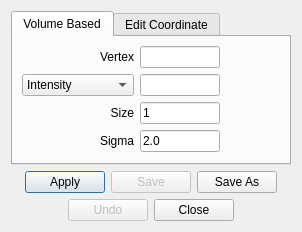
<?xml version="1.0" encoding="UTF-8"?>
<ui version="4.0">
 <class>DialogRepositionSurface</class>
 <widget class="QDialog" name="DialogRepositionSurface">
  <property name="geometry">
   <rect>
    <x>0</x>
    <y>0</y>
    <width>316</width>
    <height>278</height>
   </rect>
  </property>
  <property name="windowTitle">
   <string>Reposition Surface</string>
  </property>
  <layout class="QVBoxLayout" name="verticalLayout">
   <property name="sizeConstraint">
    <enum>QLayout::SetFixedSize</enum>
   </property>
   <item>
    <widget class="QTabWidget" name="tabWidget">
     <property name="currentIndex">
      <number>0</number>
     </property>
     <widget class="QWidget" name="tabVolume">
      <attribute name="title">
       <string>Volume Based</string>
      </attribute>
      <layout class="QVBoxLayout" name="verticalLayout_2">
       <item>
        <layout class="QGridLayout" name="gridLayout">
         <item row="0" column="0">
          <widget class="QLabel" name="label">
           <property name="text">
            <string>Vertex</string>
           </property>
           <property name="alignment">
            <set>Qt::AlignRight|Qt::AlignTrailing|Qt::AlignVCenter</set>
           </property>
          </widget>
         </item>
         <item row="0" column="1">
          <widget class="QLineEdit" name="lineEditVertex">
           <property name="maximumSize">
            <size>
             <width>80</width>
             <height>16777215</height>
            </size>
           </property>
          </widget>
         </item>
         <item row="1" column="0">
          <widget class="QComboBox" name="comboBoxTarget">
           <item>
            <property name="text">
             <string>Intensity</string>
            </property>
           </item>
          </widget>
         </item>
         <item row="1" column="1">
          <widget class="QLineEdit" name="lineEditTarget">
           <property name="maximumSize">
            <size>
             <width>80</width>
             <height>16777215</height>
            </size>
           </property>
          </widget>
         </item>
         <item row="1" column="2">
          <spacer name="horizontalSpacer">
           <property name="orientation">
            <enum>Qt::Horizontal</enum>
           </property>
           <property name="sizeType">
            <enum>QSizePolicy::Fixed</enum>
           </property>
           <property name="sizeHint" stdset="0">
            <size>
             <width>60</width>
             <height>20</height>
            </size>
           </property>
          </spacer>
         </item>
         <item row="2" column="0">
          <widget class="QLabel" name="label_2">
           <property name="text">
            <string>Size</string>
           </property>
           <property name="alignment">
            <set>Qt::AlignRight|Qt::AlignTrailing|Qt::AlignVCenter</set>
           </property>
          </widget>
         </item>
         <item row="2" column="1">
          <widget class="QLineEdit" name="lineEditSize">
           <property name="maximumSize">
            <size>
             <width>80</width>
             <height>16777215</height>
            </size>
           </property>
           <property name="text">
            <string>1</string>
           </property>
          </widget>
         </item>
         <item row="3" column="0">
          <widget class="QLabel" name="label_3">
           <property name="text">
            <string>Sigma</string>
           </property>
           <property name="alignment">
            <set>Qt::AlignRight|Qt::AlignTrailing|Qt::AlignVCenter</set>
           </property>
          </widget>
         </item>
         <item row="3" column="1">
          <widget class="QLineEdit" name="lineEditSigma">
           <property name="maximumSize">
            <size>
             <width>80</width>
             <height>16777215</height>
            </size>
           </property>
           <property name="text">
            <string>2.0</string>
           </property>
          </widget>
         </item>
        </layout>
       </item>
       <item>
        <spacer name="verticalSpacer">
         <property name="orientation">
          <enum>Qt::Vertical</enum>
         </property>
         <property name="sizeHint" stdset="0">
          <size>
           <width>5</width>
           <height>0</height>
          </size>
         </property>
        </spacer>
       </item>
      </layout>
     </widget>
     <widget class="QWidget" name="tabCoordinate">
      <attribute name="title">
       <string>Edit Coordinate</string>
      </attribute>
      <layout class="QGridLayout" name="gridLayout_2">
       <item row="0" column="0">
        <widget class="QLabel" name="label_4">
         <property name="text">
          <string>Vertex</string>
         </property>
         <property name="alignment">
          <set>Qt::AlignRight|Qt::AlignTrailing|Qt::AlignVCenter</set>
         </property>
        </widget>
       </item>
       <item row="0" column="1">
        <layout class="QHBoxLayout" name="horizontalLayout_5">
         <item>
          <widget class="QLineEdit" name="lineEditVertex2">
           <property name="maximumSize">
            <size>
             <width>60</width>
             <height>16777215</height>
            </size>
           </property>
          </widget>
         </item>
         <item>
          <spacer name="horizontalSpacer_6">
           <property name="orientation">
            <enum>Qt::Horizontal</enum>
           </property>
           <property name="sizeHint" stdset="0">
            <size>
             <width>1</width>
             <height>1</height>
            </size>
           </property>
          </spacer>
         </item>
        </layout>
       </item>
       <item row="1" column="0">
        <widget class="QLabel" name="label_5">
         <property name="text">
          <string>Coordinate</string>
         </property>
         <property name="alignment">
          <set>Qt::AlignRight|Qt::AlignTrailing|Qt::AlignVCenter</set>
         </property>
        </widget>
       </item>
       <item row="1" column="1">
        <layout class="QHBoxLayout" name="horizontalLayout_3">
         <item>
          <widget class="QLineEdit" name="lineEditCoordX">
           <property name="minimumSize">
            <size>
             <width>60</width>
             <height>0</height>
            </size>
           </property>
           <property name="maximumSize">
            <size>
             <width>60</width>
             <height>16777215</height>
            </size>
           </property>
          </widget>
         </item>
         <item>
          <widget class="QLineEdit" name="lineEditCoordY">
           <property name="minimumSize">
            <size>
             <width>60</width>
             <height>0</height>
            </size>
           </property>
           <property name="maximumSize">
            <size>
             <width>60</width>
             <height>16777215</height>
            </size>
           </property>
          </widget>
         </item>
         <item>
          <widget class="QLineEdit" name="lineEditCoordZ">
           <property name="minimumSize">
            <size>
             <width>60</width>
             <height>0</height>
            </size>
           </property>
           <property name="maximumSize">
            <size>
             <width>60</width>
             <height>16777215</height>
            </size>
           </property>
          </widget>
         </item>
         <item>
          <spacer name="horizontalSpacer_8">
           <property name="orientation">
            <enum>Qt::Horizontal</enum>
           </property>
           <property name="sizeHint" stdset="0">
            <size>
             <width>1</width>
             <height>1</height>
            </size>
           </property>
          </spacer>
         </item>
        </layout>
       </item>
       <item row="2" column="1">
        <layout class="QHBoxLayout" name="horizontalLayout_4">
         <item>
          <widget class="QRadioButton" name="radioButtonCoordSurface">
           <property name="text">
            <string>Surface</string>
           </property>
           <property name="checked">
            <bool>true</bool>
           </property>
          </widget>
         </item>
         <item>
          <widget class="QRadioButton" name="radioButtonCoordRAS">
           <property name="text">
            <string>RAS</string>
           </property>
           <property name="checked">
            <bool>false</bool>
           </property>
          </widget>
         </item>
         <item>
          <spacer name="horizontalSpacer_7">
           <property name="orientation">
            <enum>Qt::Horizontal</enum>
           </property>
           <property name="sizeHint" stdset="0">
            <size>
             <width>0</width>
             <height>0</height>
            </size>
           </property>
          </spacer>
         </item>
        </layout>
       </item>
       <item row="3" column="1">
        <spacer name="verticalSpacer_2">
         <property name="orientation">
          <enum>Qt::Vertical</enum>
         </property>
         <property name="sizeHint" stdset="0">
          <size>
           <width>5</width>
           <height>5</height>
          </size>
         </property>
        </spacer>
       </item>
      </layout>
     </widget>
    </widget>
   </item>
   <item>
    <layout class="QHBoxLayout" name="horizontalLayout">
     <item>
      <spacer name="horizontalSpacer_2">
       <property name="orientation">
        <enum>Qt::Horizontal</enum>
       </property>
       <property name="sizeHint" stdset="0">
        <size>
         <width>5</width>
         <height>13</height>
        </size>
       </property>
      </spacer>
     </item>
     <item>
      <widget class="QPushButton" name="pushButtonApply">
       <property name="text">
        <string>Apply</string>
       </property>
      </widget>
     </item>
     <item>
      <widget class="QPushButton" name="pushButtonSave">
       <property name="enabled">
        <bool>false</bool>
       </property>
       <property name="text">
        <string>Save</string>
       </property>
      </widget>
     </item>
     <item>
      <widget class="QPushButton" name="pushButtonSaveAs">
       <property name="text">
        <string>Save As</string>
       </property>
      </widget>
     </item>
     <item>
      <spacer name="horizontalSpacer_3">
       <property name="orientation">
        <enum>Qt::Horizontal</enum>
       </property>
       <property name="sizeHint" stdset="0">
        <size>
         <width>5</width>
         <height>5</height>
        </size>
       </property>
      </spacer>
     </item>
    </layout>
   </item>
   <item>
    <layout class="QHBoxLayout" name="horizontalLayout_2">
     <item>
      <spacer name="horizontalSpacer_4">
       <property name="orientation">
        <enum>Qt::Horizontal</enum>
       </property>
       <property name="sizeHint" stdset="0">
        <size>
         <width>5</width>
         <height>5</height>
        </size>
       </property>
      </spacer>
     </item>
     <item>
      <widget class="QPushButton" name="pushButtonUndo">
       <property name="enabled">
        <bool>false</bool>
       </property>
       <property name="text">
        <string>Undo</string>
       </property>
      </widget>
     </item>
     <item>
      <widget class="QPushButton" name="pushButtonClose">
       <property name="text">
        <string>Close</string>
       </property>
      </widget>
     </item>
     <item>
      <spacer name="horizontalSpacer_5">
       <property name="orientation">
        <enum>Qt::Horizontal</enum>
       </property>
       <property name="sizeHint" stdset="0">
        <size>
         <width>5</width>
         <height>5</height>
        </size>
       </property>
      </spacer>
     </item>
    </layout>
   </item>
  </layout>
 </widget>
 <resources/>
 <connections>
  <connection>
   <sender>pushButtonClose</sender>
   <signal>clicked()</signal>
   <receiver>DialogRepositionSurface</receiver>
   <slot>hide()</slot>
   <hints>
    <hint type="sourcelabel">
     <x>213</x>
     <y>238</y>
    </hint>
    <hint type="destinationlabel">
     <x>230</x>
     <y>273</y>
    </hint>
   </hints>
  </connection>
  <connection>
   <sender>comboBoxTarget</sender>
   <signal>currentIndexChanged(int)</signal>
   <receiver>DialogRepositionSurface</receiver>
   <slot>OnComboTarget(int)</slot>
   <hints>
    <hint type="sourcelabel">
     <x>81</x>
     <y>84</y>
    </hint>
    <hint type="destinationlabel">
     <x>15</x>
     <y>273</y>
    </hint>
   </hints>
  </connection>
  <connection>
   <sender>pushButtonApply</sender>
   <signal>clicked()</signal>
   <receiver>DialogRepositionSurface</receiver>
   <slot>OnApply()</slot>
   <hints>
    <hint type="sourcelabel">
     <x>95</x>
     <y>228</y>
    </hint>
    <hint type="destinationlabel">
     <x>27</x>
     <y>273</y>
    </hint>
   </hints>
  </connection>
  <connection>
   <sender>pushButtonSave</sender>
   <signal>clicked()</signal>
   <receiver>DialogRepositionSurface</receiver>
   <slot>OnSave()</slot>
   <hints>
    <hint type="sourcelabel">
     <x>191</x>
     <y>228</y>
    </hint>
    <hint type="destinationlabel">
     <x>167</x>
     <y>273</y>
    </hint>
   </hints>
  </connection>
  <connection>
   <sender>pushButtonSaveAs</sender>
   <signal>clicked()</signal>
   <receiver>DialogRepositionSurface</receiver>
   <slot>OnSaveAs()</slot>
   <hints>
    <hint type="sourcelabel">
     <x>282</x>
     <y>228</y>
    </hint>
    <hint type="destinationlabel">
     <x>298</x>
     <y>219</y>
    </hint>
   </hints>
  </connection>
  <connection>
   <sender>pushButtonUndo</sender>
   <signal>clicked()</signal>
   <receiver>DialogRepositionSurface</receiver>
   <slot>OnUndo()</slot>
   <hints>
    <hint type="sourcelabel">
     <x>118</x>
     <y>240</y>
    </hint>
    <hint type="destinationlabel">
     <x>123</x>
     <y>273</y>
    </hint>
   </hints>
  </connection>
  <connection>
   <sender>radioButtonCoordRAS</sender>
   <signal>toggled(bool)</signal>
   <receiver>DialogRepositionSurface</receiver>
   <slot>OnCoordinateTypeChanged()</slot>
   <hints>
    <hint type="sourcelabel">
     <x>124</x>
     <y>132</y>
    </hint>
    <hint type="destinationlabel">
     <x>161</x>
     <y>412</y>
    </hint>
   </hints>
  </connection>
  <connection>
   <sender>radioButtonCoordSurface</sender>
   <signal>toggled(bool)</signal>
   <receiver>DialogRepositionSurface</receiver>
   <slot>OnCoordinateTypeChanged()</slot>
   <hints>
    <hint type="sourcelabel">
     <x>192</x>
     <y>127</y>
    </hint>
    <hint type="destinationlabel">
     <x>266</x>
     <y>351</y>
    </hint>
   </hints>
  </connection>
 </connections>
 <slots>
  <slot>OnComboTarget(int)</slot>
  <slot>OnApply()</slot>
  <slot>OnSave()</slot>
  <slot>OnSaveAs()</slot>
  <slot>OnUndo()</slot>
  <slot>OnCoordinateTypeChanged()</slot>
 </slots>
</ui>
